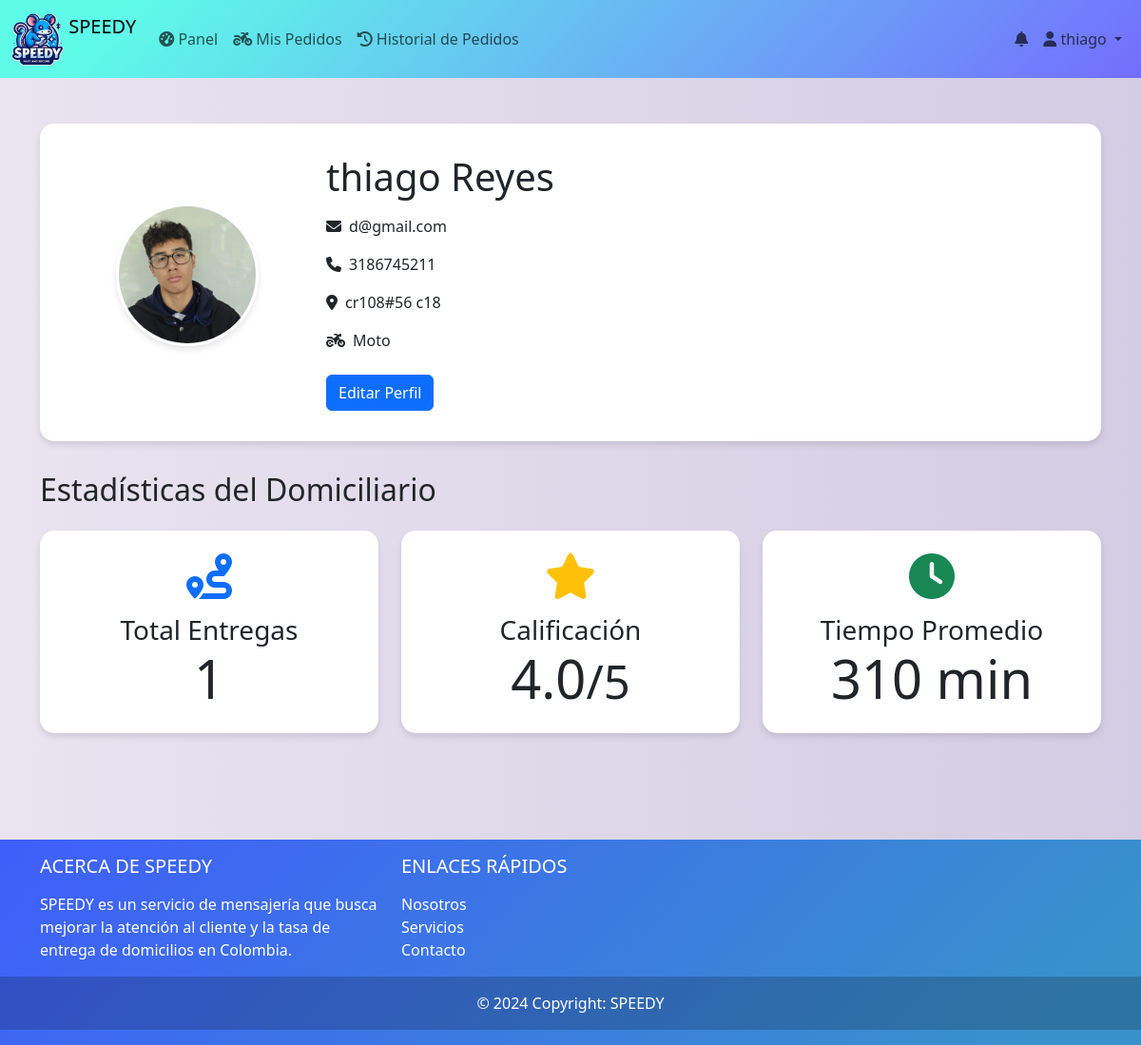
The page /index.php?controlador=domiciliario&accion=perfilDomiciliario (signed in) on the database its author committed.
### tables this page shows
CREATE TABLE IF NOT EXISTS `domiciliario` (
  `id` int NOT NULL AUTO_INCREMENT,
  `nombre` varchar(100) NOT NULL,
  `apellido` varchar(100) NOT NULL,
  `telefono` varchar(20) NOT NULL,
  `correo` varchar(100) DEFAULT NULL,
  `password` varchar(255) NOT NULL,
  `dom_foto` varchar(535) NOT NULL,
  `direccion` varchar(255) DEFAULT NULL,
  `fecha_registro` timestamp NULL DEFAULT CURRENT_TIMESTAMP,
  `vehiculo` varchar(50) DEFAULT NULL,
  `activo` tinyint(1) DEFAULT '1',
  PRIMARY KEY (`id`)
);

### controladores/controlador_domiciliario.php (called while the page is built, shortened)
<?php
require_once './modelos/Domiciliario.php';
require_once './modelos/Pedidos.php';
class ControladorDomiciliario {
    private $modeloDomiciliario;
    private $modeloPedidos;
    public function __construct() {
        $this->modeloDomiciliario = new Domiciliario();
        $this->modeloPedidos = new Pedidos();
    }
    public function perfilDomiciliario() {
        $correoDomiciliario = $_SESSION['usuario']['correo'];
        $datosDomiciliario = $this->modeloDomiciliario->obtenerDomiciliarioPorCorreo($correoDomiciliario);
        if (!isset($datosDomiciliario['dom_foto']) || empty($datosDomiciliario['dom_foto'])) {
            $datosDomiciliario['dom_foto'] = IMG_URL . 'domiciliarios/defaultDomiciliario.png';
        } else {
            $datosDomiciliario['dom_foto'] = BASE_URL . ltrim($datosDomiciliario['dom_foto'], '/');
        }
        $estadisticas = [
            'totalEntregas' => $this->modeloPedidos->contarPedidosPorDomiciliario($datosDomiciliario['id']),
            'calificacionPromedio' => $this->modeloDomiciliario->obtenerCalificacionPromedio($datosDomiciliario['id']),
            'tiempoPromedioEntrega' => $this->modeloPedidos->calcularTiempoPromedioEntrega($datosDomiciliario['id'])
        ];
        $datos = [
            'domiciliario' => $datosDomiciliario,
            'estadisticas' => $estadisticas,
            'esPropioDomiciliario' => true
        ];
        require_once 'vista/Domiciliario/perfilDomiciliario.php';
    }
}
?>

### index.php (called while the page is built, shortened)
<?php
include_once "conexion.php";
include_once("./vista/plantilla.php");
?>

### conexion.php (called while the page is built)
<?php
class baseDatos{
    public static $instancia=NULL;
    public static function crearInstancia() {
            if(!isset(self::$instancia)){
                $opcionesPDO[PDO::ATTR_ERRMODE] =PDO::ERRMODE_EXCEPTION;
                self::$instancia =new PDO ('mysql:host=localhost;dbname=bdspeedy','root','12345',$opcionesPDO);
            }
            return self ::$instancia;
        }
    }
?>

### modelos/Domiciliario.php (called while the page is built, shortened)
<?php
require_once './conexion.php';
class Domiciliario {
    private $db;
    public function __construct() {
        $this->db = baseDatos::crearInstancia();
    }
    public function obtenerDomiciliarioPorCorreo($correo) {
        $sql = "SELECT * FROM domiciliario WHERE correo = :correo";
        $stmt = $this->db->prepare($sql);
        $stmt->bindParam(':correo', $correo, PDO::PARAM_STR);
        $stmt->execute();
        $resultado = $stmt->fetch(PDO::FETCH_ASSOC);
        return $resultado;
    }
    public function obtenerCalificacionPromedio($idDomiciliario) {
        $sql = "SELECT AVG(puntuacion_domiciliario) as promedio
            FROM calificacion
            WHERE id_domiciliario = :idDomiciliario";
        $stmt = $this->db->prepare($sql);
        $stmt->bindParam(':idDomiciliario', $idDomiciliario, PDO::PARAM_INT);
        $stmt->execute();
        $resultado = $stmt->fetch(PDO::FETCH_ASSOC);
        return $resultado ? round($resultado['promedio'], 1) : 0;
    }
}
?>

### modelos/Pedidos.php (called while the page is built, shortened)
<?php
require_once './conexion.php';
class Pedidos {
    private $db;
    public function __construct() {
        $this->db = baseDatos::crearInstancia();
    }
    public function contarPedidosPorDomiciliario($idDomiciliario) {
        $sql = "SELECT COUNT(*) as total FROM pedido WHERE id_domiciliario = :idDomiciliario";
        $stmt = $this->db->prepare($sql);
        $stmt->bindParam(':idDomiciliario', $idDomiciliario, PDO::PARAM_INT);
        $stmt->execute();
        $resultado = $stmt->fetch(PDO::FETCH_ASSOC);
        return $resultado['total'];
    }
    public function calcularTiempoPromedioEntrega($idDomiciliario) {
        $sql = "SELECT AVG(TIMESTAMPDIFF(MINUTE, fecha_hora_pedido, fecha_hora_entrega)) as promedio
                FROM pedido
                WHERE id_domiciliario = :idDomiciliario
                AND estado = 'entregado'
                AND fecha_hora_entrega IS NOT NULL";
        $stmt = $this->db->prepare($sql);
        $stmt->bindParam(':idDomiciliario', $idDomiciliario, PDO::PARAM_INT);
        $stmt->execute();
        $resultado = $stmt->fetch(PDO::FETCH_ASSOC);
        return $resultado ? round($resultado['promedio']) : 0;
    }
}
?>

### vista/Domiciliario/perfilDomiciliario.php (the view, shortened to what this page needs)
<!DOCTYPE html>
<html lang="es">
<head>
</head>
<body>
    <div class="container mt-5">
        <div class="domiciliario-header">
            <div class="row align-items-center">
                <div class="col-md-3 text-center">
                    <img src="<?php echo htmlspecialchars($datos['domiciliario']['dom_foto']); ?>" class="domiciliario-foto rounded-circle mb-3" alt="Foto de <?php echo htmlspecialchars($datos['domiciliario']['nombre']); ?>">
                </div>
                <div class="col-md-9">
                    <h1 class="mb-3"><?php echo htmlspecialchars($datos['domiciliario']['nombre'] . ' ' . $datos['domiciliario']['apellido']); ?></h1>
                    <p><i class="fas fa-envelope me-2"></i><?php echo htmlspecialchars($datos['domiciliario']['correo']); ?></p>
                    <p><i class="fas fa-phone me-2"></i><?php echo htmlspecialchars($datos['domiciliario']['telefono']); ?></p>
                    <p><i class="fas fa-map-marker-alt me-2"></i><?php echo htmlspecialchars($datos['domiciliario']['direccion']); ?></p>
                    <p><i class="fas fa-motorcycle me-2"></i><?php echo htmlspecialchars($datos['domiciliario']['vehiculo']); ?></p>
                    <?php if ($datos['esPropioDomiciliario']): ?>
                        <a href="<?php echo S_URL_D; ?>editarPerfil" class="btn btn-primary mt-2">Editar Perfil</a>
                    <?php endif; ?>
                </div>
            </div>
        </div>
        <h2 class="mb-4">Estadísticas del Domiciliario</h2>
        <div class="row mb-5">
            <div class="col-md-4 mb-3">
                <div class="stat-card text-center">
                    <i class="fas fa-route fa-3x mb-3 text-primary"></i>
                    <h3 class="card-title">Total Entregas</h3>
                    <p class="card-text display-4"><?php echo $datos['estadisticas']['totalEntregas']; ?></p>
                </div>
            </div>
            <div class="col-md-4 mb-3">
                <div class="stat-card text-center">
                    <i class="fas fa-star fa-3x mb-3 text-warning"></i>
                    <h3 class="card-title">Calificación</h3>
                    <p class="card-text display-4"><?php echo number_format($datos['estadisticas']['calificacionPromedio'], 1); ?><small>/5</small></p>
                </div>
            </div>
            <div class="col-md-4 mb-3">
                <div class="stat-card text-center">
                    <i class="fas fa-clock fa-3x mb-3 text-success"></i>
                    <h3 class="card-title">Tiempo Promedio</h3>
                    <p class="card-text display-4"><?php echo $datos['estadisticas']['tiempoPromedioEntrega']; ?> min</p>
                </div>
            </div>
        </div>
    </div>
</body>
</html>

### vista/recursos/css/estilos.css (style rules this page uses)
body { background: #D3CCE3; background: -webkit-linear-gradient(to right, #E9E4F0, #D3CCE3); background: linear-gradient(to right, #E9E4F0, #D3CCE3); margin: 0; }

### vista/Domiciliario/perfilDomiciliario.php (style rules this page uses)
body { background-color: #f8f9fa; }
.domiciliario-header { background-color: #ffffff; border-radius: 15px; box-shadow: 0 4px 6px rgba(0,0,0,0.1); padding: 2rem; margin-bottom: 2rem; }
.domiciliario-foto { width: 150px; height: 150px; object-fit: cover; border: 3px solid #fff; box-shadow: 0 4px 6px rgba(0,0,0,0.1); }
.stat-card { background-color: #ffffff; border-radius: 15px; padding: 1.5rem; box-shadow: 0 4px 6px rgba(0,0,0,0.1); transition: transform 0.3s ease; }

### rows shown on the page
domiciliario: nombre+apellido "thiago Reyes", correo "d@gmail.com", telefono "3186745211", direccion "cr108#56 c18", vehiculo "Moto"

### other values the page prints
$_SESSION["usuario"]['nombre'] "thiago"
$datos['estadisticas']['totalEntregas'] "1"
$datos['estadisticas']['calificacionPromedio'] "4.0"
$datos['estadisticas']['tiempoPromedioEntrega'] "310"
